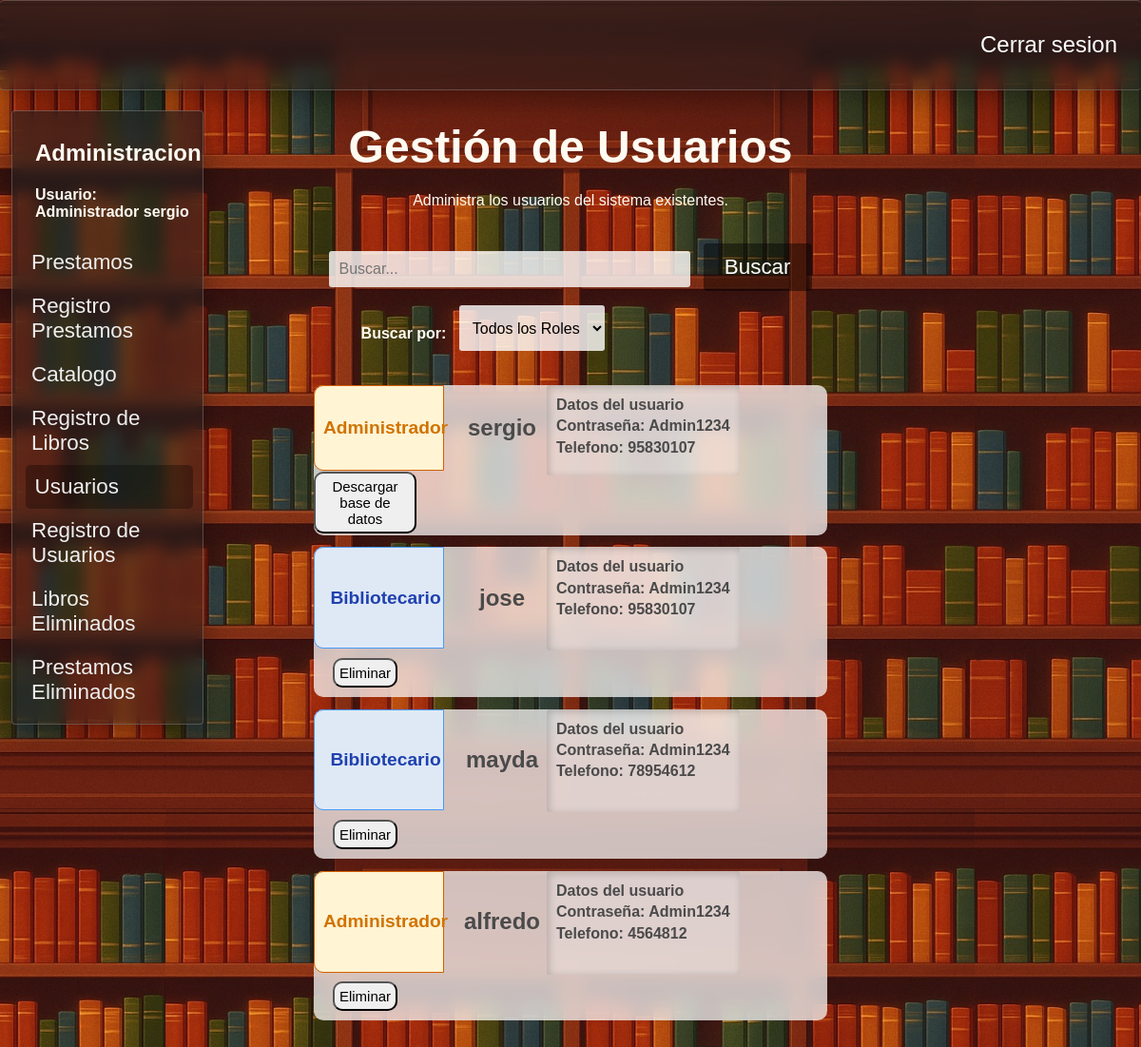
The page /usuarios (signed in) on the database as committed earlier.
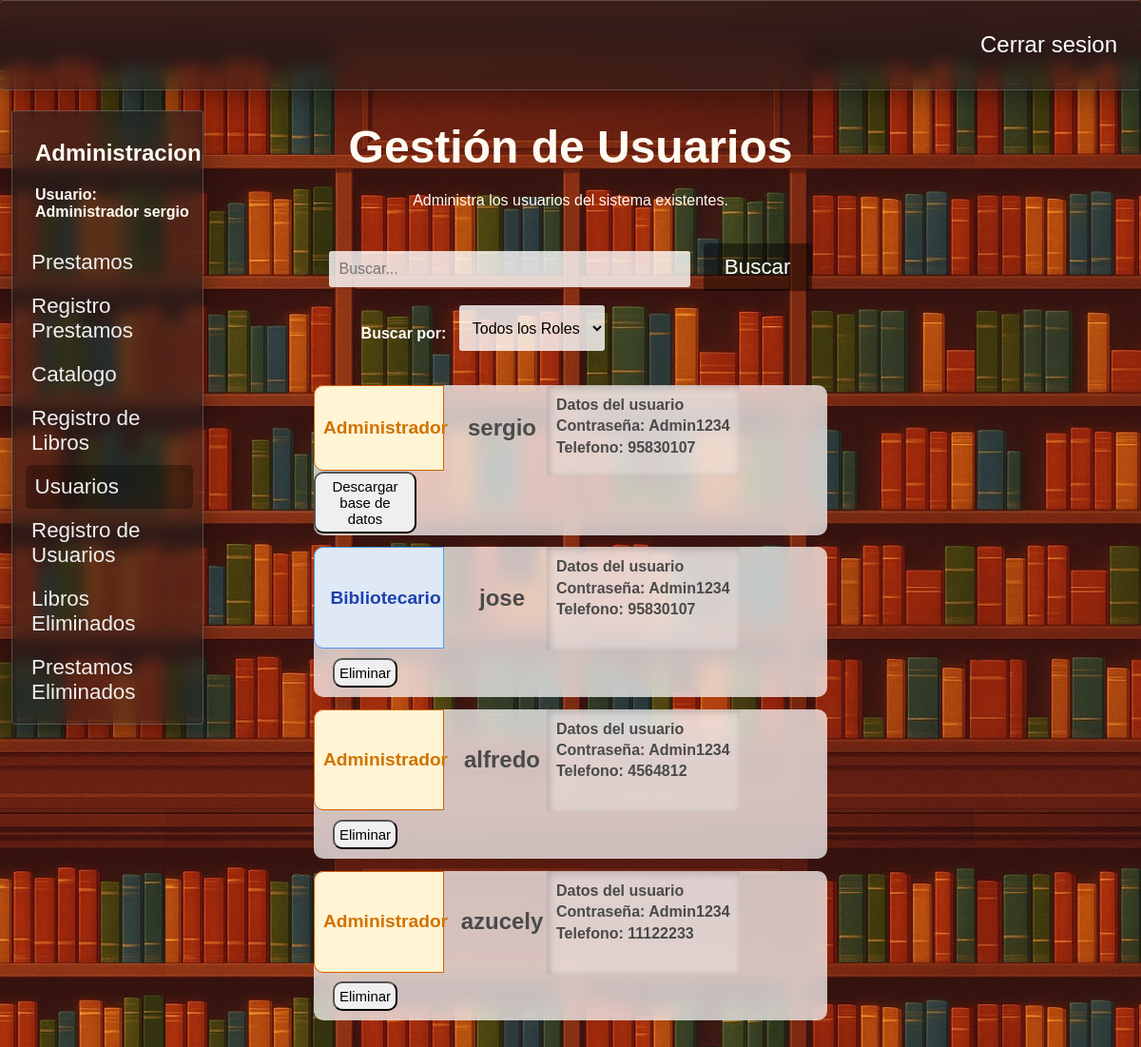
The same page on the database as committed later.
### tables this page shows
CREATE TABLE "Administradores" (
	"id_administrador"	INTEGER NOT NULL,
	"usuario"	TEXT NOT NULL,
	"contrasena"	TEXT NOT NULL,
	"telefono"	TEXT NOT NULL,
	"id_rol"	INTEGER NOT NULL,
	PRIMARY KEY("id_administrador" AUTOINCREMENT),
	FOREIGN KEY("id_rol") REFERENCES "Roles"("id_rol")
);

CREATE TABLE "Roles" (
	"id_rol"	INTEGER NOT NULL,
	"rol"	TEXT NOT NULL,
	PRIMARY KEY("id_rol" AUTOINCREMENT)
);

### app.py (the view)
@app.route("/usuarios",methods = ["POST","GET"])
def usuarios():
    if "usuario" not in session:
        return redirect("/") #Solo se puede acceder con session iniciada
    conexion = conexion_BD()
    query = conexion.cursor()
    query.execute("""Select a.id_rol,r.rol,a.usuario,a.contrasena,a.telefono,a.id_administrador from administradores a
                    join roles r on a.id_rol = r.id_rol""")
    usuarios = query.fetchall()
    query.close()
    conexion.close()
    return render_template("usuarios.html",usuarios = usuarios)

### config.py (called while the page is built)
def conexion_BD():
    return sqlite3.connect(DB_PATH)

### templates/usuarios.html (shortened to what the changed rows need)
<!DOCTYPE html>
<html lang="es">
<head>
    <link rel="stylesheet" href="{{ url_for('static', filename='estilo_usuarios.css') }}">
    <link rel="stylesheet" href="{{ url_for('static', filename='barra_lateral.css') }}">
    <link rel="stylesheet" href="{{ url_for('static', filename='filtros.css') }}">
    <link rel="stylesheet" href="{{ url_for('static', filename='general.css') }}">
</head>
<body>
    <main>
        {% if ((session["rol"]) == "Administrador") or ((session["rol"]) == "Bibliotecario") %}
        <section class="barra-lateral fondo-cristal">
            <h2>Administracion</h2>
            <h4>Usuario: <br>
            {{session["rol"]}}&nbsp;{{session["usuario"]}}</h4>
            <nav>
                <a href="{{ url_for('prestamos') }}">Prestamos </a>
                <a href="{{ url_for('registro_prestamos') }}">Registro Prestamos</a>
                <a href="{{ url_for('libros') }}">Catalogo </a>
                <a href="{{ url_for('insertar_libro') }}">Registro de Libros</a>
                {% if session["rol"] == "Administrador" %}
                <a href="{{ url_for('usuarios') }}" id="pagina-actual">Usuarios</a>
                <a href="{{ url_for('registrar_usuarios') }}">Registro de Usuarios</a>
                <a href="{{ url_for('libros_eliminados') }}">Libros Eliminados</a>
                <a href="{{ url_for('prestamos_eliminados') }}">Prestamos Eliminados</a>
                {% endif %}
            </nav>
        </section>
        {% endif %}
        <div class="div-busqueda">
            <form class="frm-usuarios" action="/buscar_usuario" method="POST">
                <label for="buscar_usuario"><h1>Gestión de Usuarios</h1>Administra los usuarios del sistema existentes.</label><br><br><br>
            </form>
        </div>
        <div class="contendor-usuarios">
            {% for usuario in usuarios %}
            <div class="usuario">
                <span class="span-rol"
                {% if (usuario[0]|int) == 2 %}
                    id="u-administrador"
                {% elif (usuario[0]|int) == 1 %}
                    id="u-bibliotecario"
                {% endif %}
                >
                    <h2>{{usuario[1]}}</h2>
                </span>
                <span id="span-info-usuarios">
                    <h2>{{usuario[2]}}</h2>
                </span>
                <span id="span-informacion-usuario">
                    <h4 class="h4-datos-usuario">
                        <strong>Datos del usuario</strong><br>
                        Contraseña: {{usuario[3]}} <br>
                        Telefono: {{usuario[4]}}<br>
                    </h4>
                </span>
                <span id="span-acciones-usuario">
                    {% if session["rol"] == 'Administrador' and usuario[5]|int != 1 and session["usuario"] != usuario[2] %}
                        <form class="frm-eliminar-usuario" action="/eliminar_usuario" method="POST">
                            <button type="submit"> Eliminar </button>
                        </form>
                    {% elif (session["id_administrador"]) == 1 %}
                        <button>
                            <a href="{{ url_for('descargar_bd') }}">Descargar base de datos</a>
                        </button>
                    {% endif %}
                </span>
            </div>
            {% endfor %}
            <br><br><br><br>
        </div>
    </main>
</body>
</html>

Rows that differ between the two databases and show on the page:
removed Administradores: rol "Bibliotecario", usuario "mayda", contrasena "Admin1234", telefono "78954612"
added Administradores: rol "Administrador", usuario "azucely", contrasena "Admin1234", telefono "11122233"
